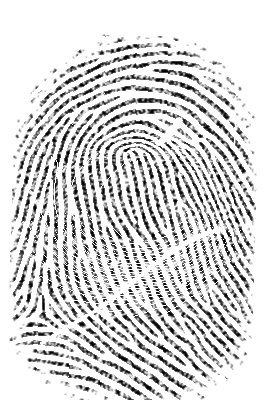
%> input picture train/1.jpg, 275 x 400 px
$ octave PCA.m   (GNU Octave 9; MATLAB toolbox functions it lacks are replaced by stand-ins)
%> lines starting %> are read from the running program, lines starting %| are printed output that depends on the picture
clear;
clc;
close all;

% Start of PCA

Data_gray = imread('1.jpg');
%> Data_gray is the input picture: size 400x275 uint8; min 0, max 255, mean 215.3
Data_grayD = im2double(Data_gray);
figure, set(gcf, 'numbertitle', 'off', 'name', 'GrayScale Image'),
imshow(Data_grayD)
Data_mean = mean(Data_grayD);
%> Data_mean = 275 values, max 1 at index 1, min 0.73 at index 57, mean 0.844
[a b] = size(Data_gray);
%> a = 400; b = 275
Data_meanNew = repmat(Data_mean, a, 1);
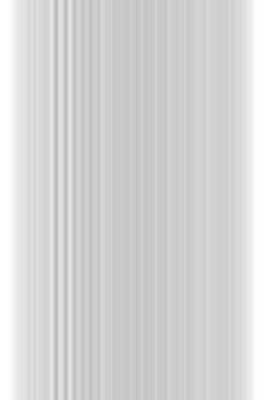
%> Data_meanNew: size 400x275 double; min 0.73, max 1, mean 0.844
DataAdjust = Data_grayD - Data_meanNew;
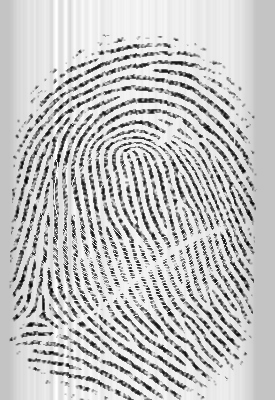
%> DataAdjust: size 400x275 double; min -0.913, max 0.27, mean -1.02e-15; drawn with min black and max white
figure, imshow(DataAdjust);
%> after `imshow(DataAdjust)`:
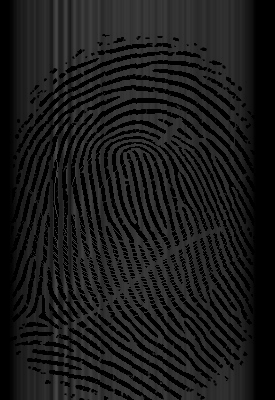
%> displayed picture: size 400x275, on the screen's scale of 0 to 255; min 0, max 69, mean 26.5
cov_data = cov(DataAdjust);
[V D] = eig(cov_data);

V_trans = transpose(V);
figure, imshow(V_trans);
%> after `imshow(V_trans)`:
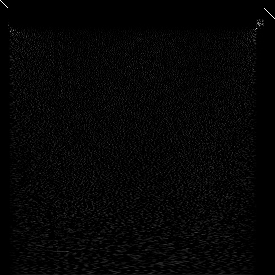
%> displayed picture: size 275x275, on the screen's scale of 0 to 255; min 0, max 255, mean 5.2
DataAdjust_trans = transpose(DataAdjust);
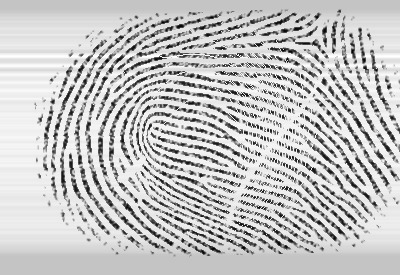
%> DataAdjust_trans: size 275x400 double; min -0.913, max 0.27, mean -1.02e-15; mean of the top-left, top-right, bottom-left and bottom-right quarters 0.0175, -0.0175, 0.021, -0.021; drawn with min black and max white
FinalData = V_trans * DataAdjust_trans;

%End of PCA

% Start of Inverse of PCA code
t = inv(V_trans);
OriginalData_trans = t * FinalData;
OriginalData = transpose(OriginalData_trans) + Data_meanNew;
figure, set(gcf, 'numbertitle', 'off', 'name', 'Recovered Image'), imshow(OriginalData)

%End of Inverse PCA code

%Image Compression
total_sum = trace(D);
%> total_sum = 20.33
diag_sum = 0;
% [7 lines of commented-out code are left out]
PCs = 20;
PCs = b - PCs;
%> PCs = 255
Reduced_V = V;

for i=1:PCs,
    Reduced_V(:,1) = [];
end
Y = Reduced_V' * DataAdjust_trans;
Compressed_Data = Reduced_V * Y;
Compressed_Data = Compressed_Data' + Data_meanNew;
figure, set(gcf, 'numbertitle', 'off', 'name', 'Compressed Image'), imshow(Compressed_Data)
%> after `imshow(Compressed_Data)`:
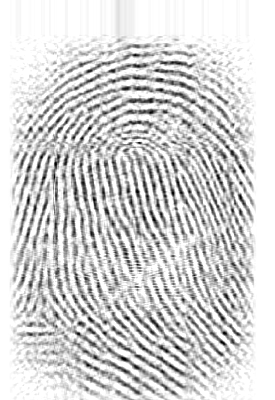
%> displayed picture: size 400x275, on the screen's scale of 0 to 255; min 0, max 255, mean 211.8

%End of Image Compression

$ run again, with train/2.jpg copied over train/1.jpg
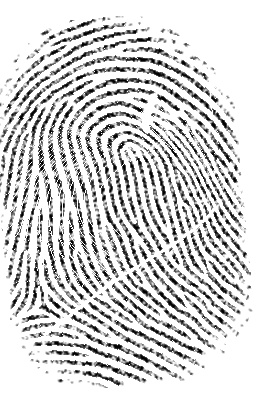
%> input picture train/2.jpg, 275 x 400 px
%> Data_gray is the input picture: size 400x275 uint8; min 0, max 255, mean 213
%> Data_mean = 275 values, max 1 at index 257, min 0.706 at index 62, mean 0.835
%> `DataAdjust_trans = transpose(DataAdjust);`:
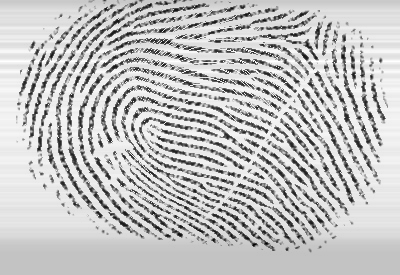
%> DataAdjust_trans: size 275x400 double; min -0.969, max 0.294, mean -9.31e-16; drawn with min black and max white
%> total_sum = 21.78
%> `imshow(Compressed_Data)`:
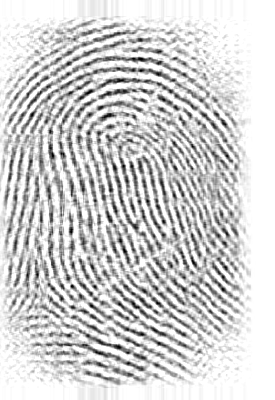
%> displayed picture: size 400x275, on the screen's scale of 0 to 255; min 0, max 255, mean 209.3

$ run again, with train/3.jpg copied over train/1.jpg
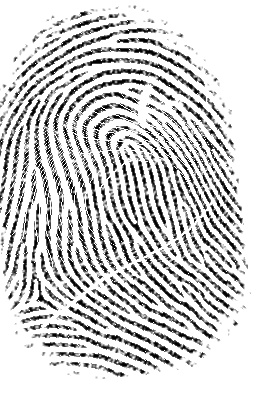
%> input picture train/3.jpg, 275 x 400 px
%> Data_gray is the input picture: size 400x275 uint8; min 0, max 255, mean 209
%> Data_mean = 275 values, max 1 at index 257, min 0.715 at index 121, mean 0.82
%> `DataAdjust_trans = transpose(DataAdjust);`:
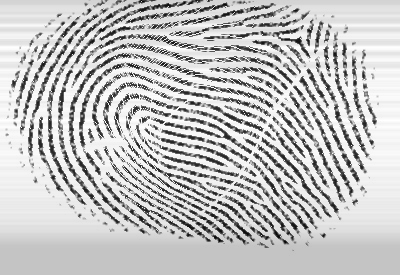
%> DataAdjust_trans: size 275x400 double; min -0.949, max 0.285, mean -8.53e-16; drawn with min black and max white
%> total_sum = 25.64
%> `imshow(Compressed_Data)`:
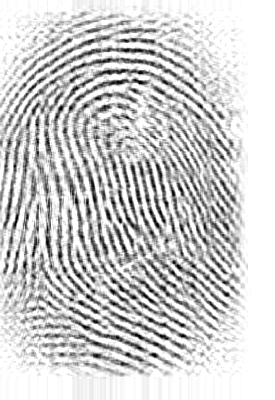
%> displayed picture: size 400x275, on the screen's scale of 0 to 255; min 0, max 255, mean 205.1

$ run again, with train/4.jpg copied over train/1.jpg
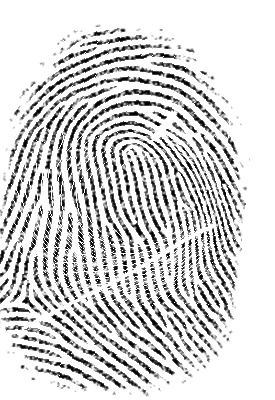
%> input picture train/4.jpg, 275 x 400 px
%> Data_gray is the input picture: size 400x275 uint8; min 0, max 255, mean 211
%> Data_mean = 275 values, max 1 at index 257, min 0.699 at index 61, mean 0.827
%> `DataAdjust_trans = transpose(DataAdjust);`:
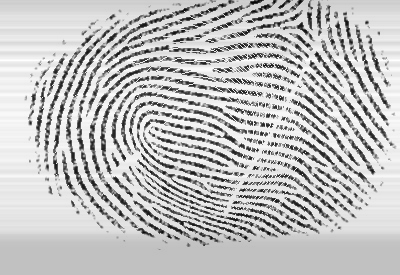
%> DataAdjust_trans: size 275x400 double; min -0.945, max 0.301, mean -9.61e-16; mean of the top-left, top-right, bottom-left and bottom-right quarters 0.016, -0.016, 0.015, -0.015; drawn with min black and max white
%> total_sum = 24.01
%> `imshow(Compressed_Data)`:
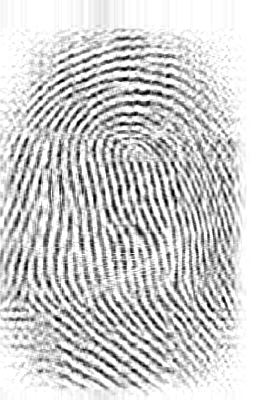
%> displayed picture: size 400x275, on the screen's scale of 0 to 255; min 0, max 255, mean 207.4
